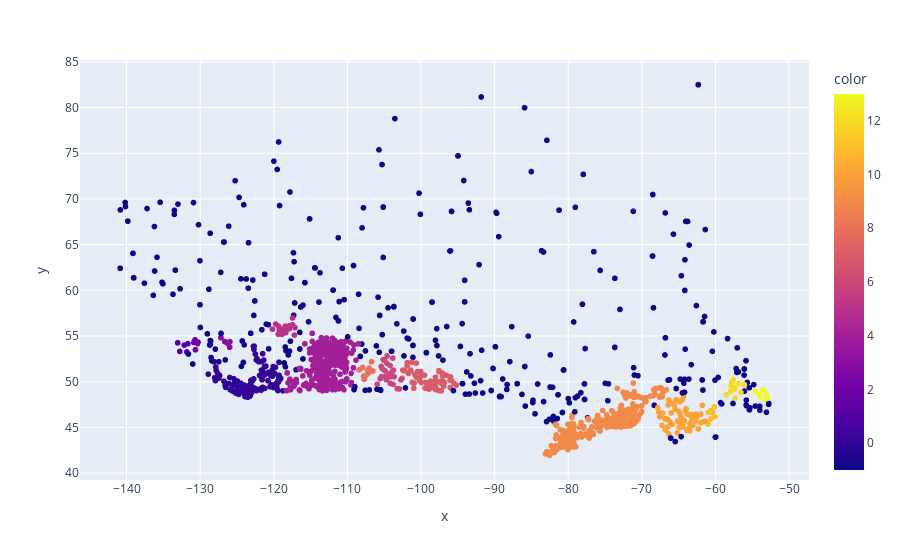

Write notebook code for a chart like this one.
### Code cell
fig = px.scatter(x=longg, y=lat, color=df['cluster'])
fig.show()

### Figure 1 — Plotly figure (JSON) as saved in the notebook; plotly's stock layout.template omitted (floating-point values rounded to 4 significant figures; data arrays with more than 128 entries replaced by an {"elided": "..."} marker saying what was removed)
{"data": [{"hovertemplate": "x=%{x}<br>y=%{y}<br>color=%{marker.color}<extra></extra>", "legendgroup": "", "marker": {"color": {"elided": "1341 int values"}, "coloraxis": "coloraxis", "symbol": "circle"}, "mode": "markers", "name": "", "showlegend": false, "type": "scattergl", "x": {"elided": "1341 float values"}, "xaxis": "x", "y": {"elided": "1341 float values"}, "yaxis": "y"}], "layout": {"coloraxis": {"colorbar": {"title": {"text": "color"}}, "colorscale": [[0, "#0d0887"], [0.1111, "#46039f"], [0.2222, "#7201a8"], [0.3333, "#9c179e"], [0.4444, "#bd3786"], [0.5556, "#d8576b"], [0.6667, "#ed7953"], [0.7778, "#fb9f3a"], [0.8889, "#fdca26"], [1, "#f0f921"]]}, "legend": {"tracegroupgap": 0}, "margin": {"t": 60}, "xaxis": {"anchor": "y", "domain": [0, 1], "title": {"text": "x"}}, "yaxis": {"anchor": "x", "domain": [0, 1], "title": {"text": "y"}}}}
